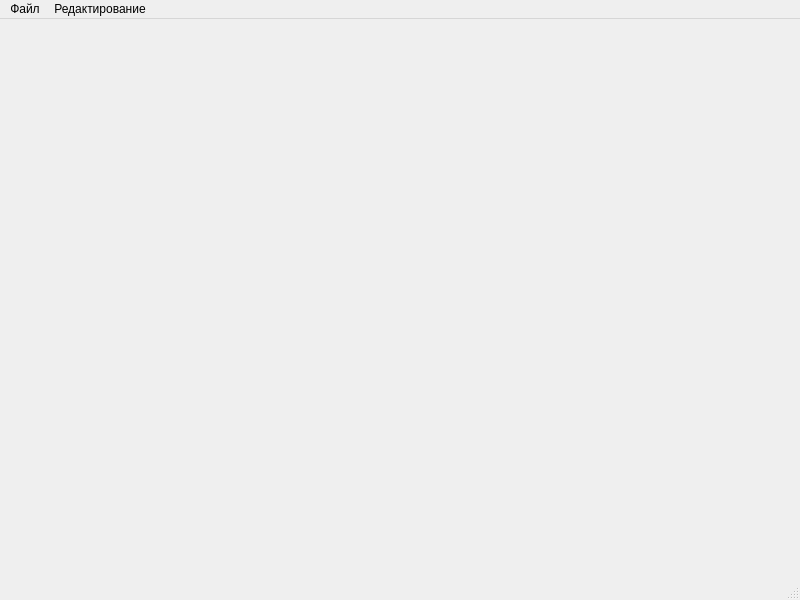
<?xml version="1.0" encoding="UTF-8"?>
<ui version="4.0">
 <class>MainWindow</class>
 <widget class="QMainWindow" name="MainWindow">
  <property name="geometry">
   <rect>
    <x>0</x>
    <y>0</y>
    <width>800</width>
    <height>600</height>
   </rect>
  </property>
  <property name="windowTitle">
   <string>MainWindow</string>
  </property>
  <widget class="QWidget" name="centralwidget"/>
  <widget class="QMenuBar" name="menubar">
   <property name="geometry">
    <rect>
     <x>0</x>
     <y>0</y>
     <width>800</width>
     <height>21</height>
    </rect>
   </property>
   <widget class="QMenu" name="menu">
    <property name="title">
     <string>Файл</string>
    </property>
    <addaction name="actionOpen"/>
    <addaction name="separator"/>
    <addaction name="actionSave"/>
    <addaction name="separator"/>
    <addaction name="actionQuit"/>
   </widget>
   <widget class="QMenu" name="menu_2">
    <property name="title">
     <string>Редактирование</string>
    </property>
    <addaction name="actionColor"/>
    <addaction name="separator"/>
    <addaction name="actionAnnul"/>
    <addaction name="separator"/>
    <addaction name="separator"/>
    <addaction name="actionClear"/>
   </widget>
   <addaction name="menu"/>
   <addaction name="menu_2"/>
  </widget>
  <widget class="QStatusBar" name="statusBar"/>
  <action name="actionOpen">
   <property name="text">
    <string>Открыть</string>
   </property>
  </action>
  <action name="actionSave">
   <property name="text">
    <string>Сохранить</string>
   </property>
  </action>
  <action name="actionQuit">
   <property name="text">
    <string>Выход</string>
   </property>
   <property name="shortcut">
    <string>Esc</string>
   </property>
  </action>
  <action name="actionColor">
   <property name="text">
    <string>Выбрать цвет</string>
   </property>
  </action>
  <action name="actionAnnul">
   <property name="text">
    <string>Отменить</string>
   </property>
  </action>
  <action name="actionClear">
   <property name="text">
    <string>Очистить</string>
   </property>
  </action>
 </widget>
 <resources/>
 <connections>
  <connection>
   <sender>actionQuit</sender>
   <signal>triggered()</signal>
   <receiver>MainWindow</receiver>
   <slot>close()</slot>
   <hints>
    <hint type="sourcelabel">
     <x>-1</x>
     <y>-1</y>
    </hint>
    <hint type="destinationlabel">
     <x>399</x>
     <y>299</y>
    </hint>
   </hints>
  </connection>
 </connections>
</ui>
